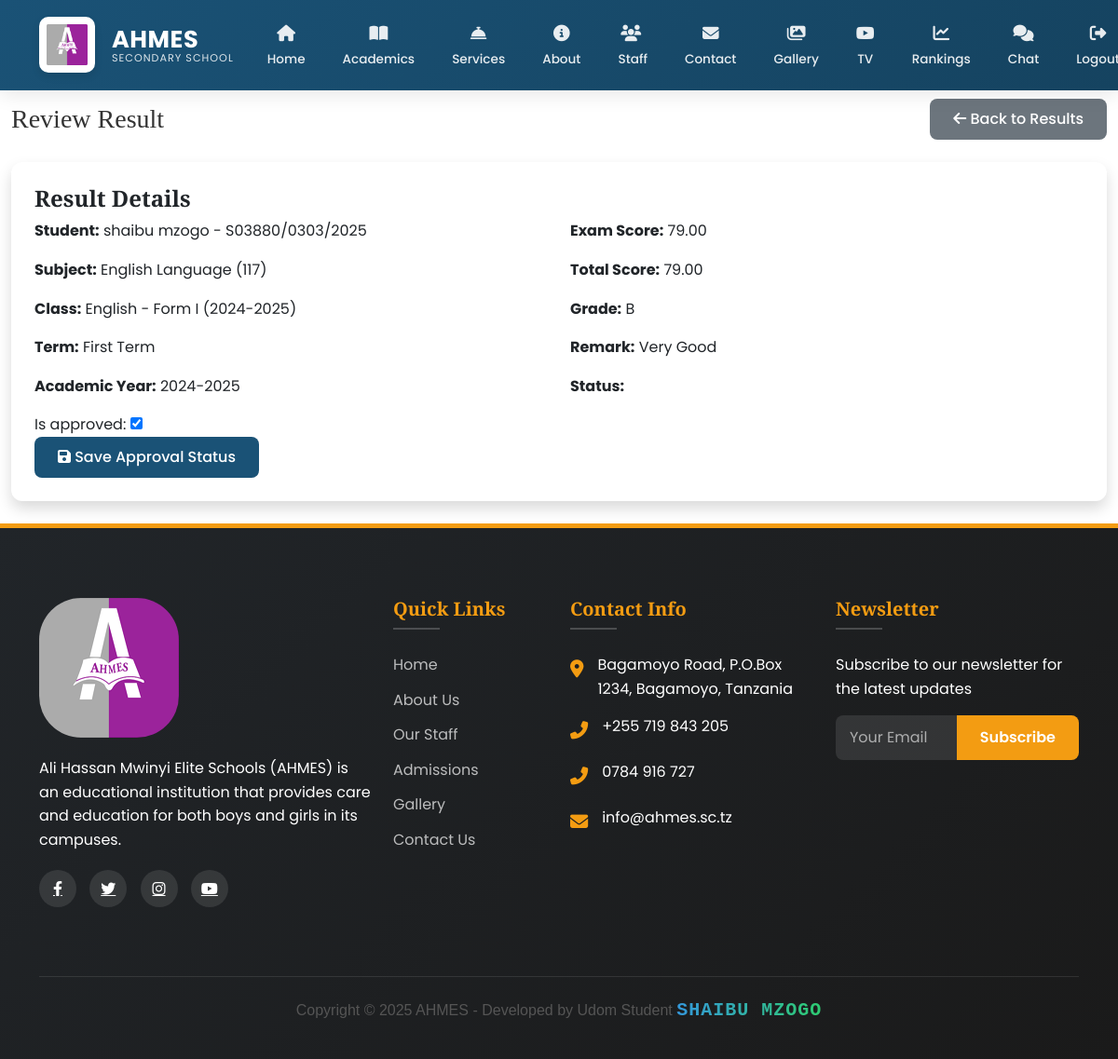
The page /ad/results/review/75/ (signed in) on the database its author committed.
### main/models.py (models this page shows, shortened)
class Result(models.Model):
    TERM_CHOICES = [('1','First Term'),('2','Second Term')]
    student = models.ForeignKey(Student, on_delete=models.CASCADE, related_name='results')
    subject = models.ForeignKey(Subject, on_delete=models.CASCADE)
    school_class = models.ForeignKey(SchoolClass, on_delete=models.CASCADE)
    term = models.CharField(max_length=1, choices=TERM_CHOICES)
    academic_year = models.CharField(max_length=20)
    week_number = models.PositiveSmallIntegerField()
    exam_score = models.DecimalField(max_digits=5, decimal_places=2)
    total_score = models.DecimalField(max_digits=5, decimal_places=2, editable=False)
    grade = models.CharField(max_length=2, editable=False)
    remark = models.CharField(max_length=100, editable=False)
    teacher = models.ForeignKey(StaffMember, on_delete=models.CASCADE, related_name='results_given')
    is_approved = models.BooleanField(default=False)
    approved_by = models.ForeignKey(User, null=True, blank=True, on_delete=models.SET_NULL, related_name='approved_results')
    date_approved = models.DateTimeField(null=True, blank=True)
    class Meta:
        unique_together = ('student','subject','term','academic_year','week_number')

class Student(models.Model):
    GENDER_CHOICES = [
        ('M', 'Male'),
        ('F', 'Female'),
    ]
    user = models.OneToOneField(
        User,
        on_delete=models.CASCADE,
        related_name='student_profile',
        null=True,
        blank=True
    )
    first_name = models.CharField(max_length=100)
    middle_name = models.CharField(max_length=100, blank=True)
    last_name = models.CharField(max_length=100)
    gender = models.CharField(max_length=1, choices=GENDER_CHOICES)
    date_of_birth = models.DateField()
    admission_number = models.CharField(max_length=20, unique=True)
    campus = models.ForeignKey(
        Campus,
        on_delete=models.CASCADE,
        related_name='students'
    )
    level = models.ForeignKey(
        Level,
        on_delete=models.CASCADE,
        related_name='students'
    )
    admission_date = models.DateField()
    parent = models.ForeignKey(
        Parent,
        on_delete=models.CASCADE,
        related_name='students',
        null=True,
        blank=True
    )
    profile_picture = CloudinaryField(
        'students/profile_pictures',
        folder="school/students/profile_pictures",
        transformation={'quality': 'auto:good', 'width': 300, 'height': 300, 'crop': 'fill'},
        blank=True,
        null=True
    )
    created_at = models.DateTimeField(auto_now_add=True)
    updated_at = models.DateTimeField(auto_now=True)
    def __str__(self):
        return f"{self.first_name} {self.last_name} - {self.admission_number}"
    class Meta:
        ordering = ['-created_at']
        verbose_name = 'Student'
        verbose_name_plural = 'Students'

class Subject(models.Model):
    name = models.CharField(max_length=100)
    code = models.CharField(max_length=20, unique=True)
    description = models.TextField(blank=True)
    level = models.ForeignKey(Level, on_delete=models.CASCADE, related_name='subjects')
    def __str__(self):
        return f"{self.name} ({self.code})"

class SchoolClass(models.Model):
    name = models.CharField(max_length=100)
    level = models.ForeignKey(Level, on_delete=models.CASCADE)
    teacher = models.ForeignKey(StaffMember, on_delete=models.CASCADE)
    students = models.ManyToManyField(Student)
    academic_year = models.CharField(max_length=20)
    created_at = models.DateTimeField(auto_now_add=True)
    updated_at = models.DateTimeField(auto_now=True)
    def __str__(self):
        return f"{self.name} - {self.level.name} ({self.academic_year})"

class Level(models.Model):
    name = models.CharField(max_length=100)
    description = models.TextField()

### main/views.py (the view)
# urls.py: path('ad/results/review/<int:pk>/', views.review_result, name='review_result'),
@login_required
@user_passes_test(is_academic_admin)
def review_result(request, pk):
    result = get_object_or_404(Result, pk=pk)
    if request.method == 'POST':
        form = ResultApprovalForm(request.POST, instance=result)
        if form.is_valid():
            result = form.save(commit=False)
            if result.is_approved:
                result.approved_by = request.user
                result.date_approved = timezone.now()
                result.save()
                if result.student.parent and result.student.parent.user:
                    send_push_notification(
                        user=result.student.parent.user,
                        title="New Results Available",
                        message=f"Results for {result.student} in {result.subject} are now available",
                        url=reverse('parent_view_results')
                    )
                messages.success(request, 'Result approved successfully!')
            else:
                result.save()
                messages.success(request, 'Result approval status updated!')
            return redirect('admin_result_dashboard')
    else:
        form = ResultApprovalForm(instance=result)
    return render(request, 'academics/review_result.html', {
        'form': form,
        'result': result
    })

### main/forms.py
class ResultApprovalForm(forms.ModelForm):
    class Meta:
        model = Result
        fields = ['is_approved']

### main/context_processors.py (called while the page is built)
def admin_counts(request):
    if request.user.is_authenticated and request.user.is_admin:
        return {
            'pending_comments': Comment.objects.filter(is_approved=False).count(),
            'gallery_count': Gallery.objects.count(),
        }
    return {}

def unread_messages_count(request):
    if request.user.is_authenticated:
        count = Message.objects.filter(
            conversation__participants=request.user,
            is_read=False
        ).exclude(
            sender=request.user
        ).count()
        print(f"DEBUG: Unread messages count for {request.user}: {count}")  # Debug output
        return {'unread_messages_count': count}
    return {}

### main/models.py (called while the page is built)
    def __str__(self):
        return self.username

### main/views.py (called while the page is built)
def is_academic_admin(user):
    return user.is_authenticated and (
        user.is_admin or
        (hasattr(user, 'staff_profile') and user.staff_profile.position == 'Administrator')
    )

### main/templates/academics/review_result.html (shortened to what this page needs)
{% extends 'main/base.html' %}
{% load static %}
{% block content %}
<div class="container-fluid">
  <div class="d-sm-flex align-items-center justify-content-between mb-4">
    <h1 class="h3 mb-0 text-gray-800">Review Result</h1>
    <a href="{% url 'admin_result_dashboard' %}" class="btn btn-secondary">
      <i class="fas fa-arrow-left mr-2"></i> Back to Results
    </a>
  </div>
  <div class="card shadow mb-4">
    <div class="card-body">
      <h4>Result Details</h4>
      <div class="row">
        <div class="col-md-6">
          <p><strong>Student:</strong> {{ result.student }}</p>
          <p><strong>Subject:</strong> {{ result.subject }}</p>
          <p><strong>Class:</strong> {{ result.school_class }}</p>
          <p><strong>Term:</strong> {{ result.get_term_display }}</p>
          <p><strong>Academic Year:</strong> {{ result.academic_year }}</p>
        </div>
        <div class="col-md-6">
          <p><strong>Exam Score:</strong> {{ result.exam_score }}</p>
          <p><strong>Total Score:</strong> {{ result.total_score }}</p>
          <p><strong>Grade:</strong> {{ result.grade }}</p>
          <p><strong>Remark:</strong> {{ result.remark }}</p>
          <p><strong>Status:</strong>
            {% if result.is_approved %}
              <span class="badge badge-success">Approved</span>
            {% else %}
              <span class="badge badge-warning">Pending</span>
            {% endif %}
          </p>
        </div>
      </div>
      <form method="post">
        <div class="form-group">
          {{ form.is_approved.label_tag }}
          {{ form.is_approved }}
        </div>
        <button type="submit" class="btn btn-primary">
          <i class="fas fa-save mr-2"></i> Save Approval Status
        </button>
      </form>
    </div>
  </div>
</div>
{% endblock %}

### rows shown on the page
Result: student "shaibu mzogo - S03880/0303/2025", subject "English Language (117)", school_class "English - Form I (2024-2025)", term "First Term", academic_year "2024-2025", exam_score "79.00", total_score "79.00", grade "B", remark "Very Good", is_approved "☑"
